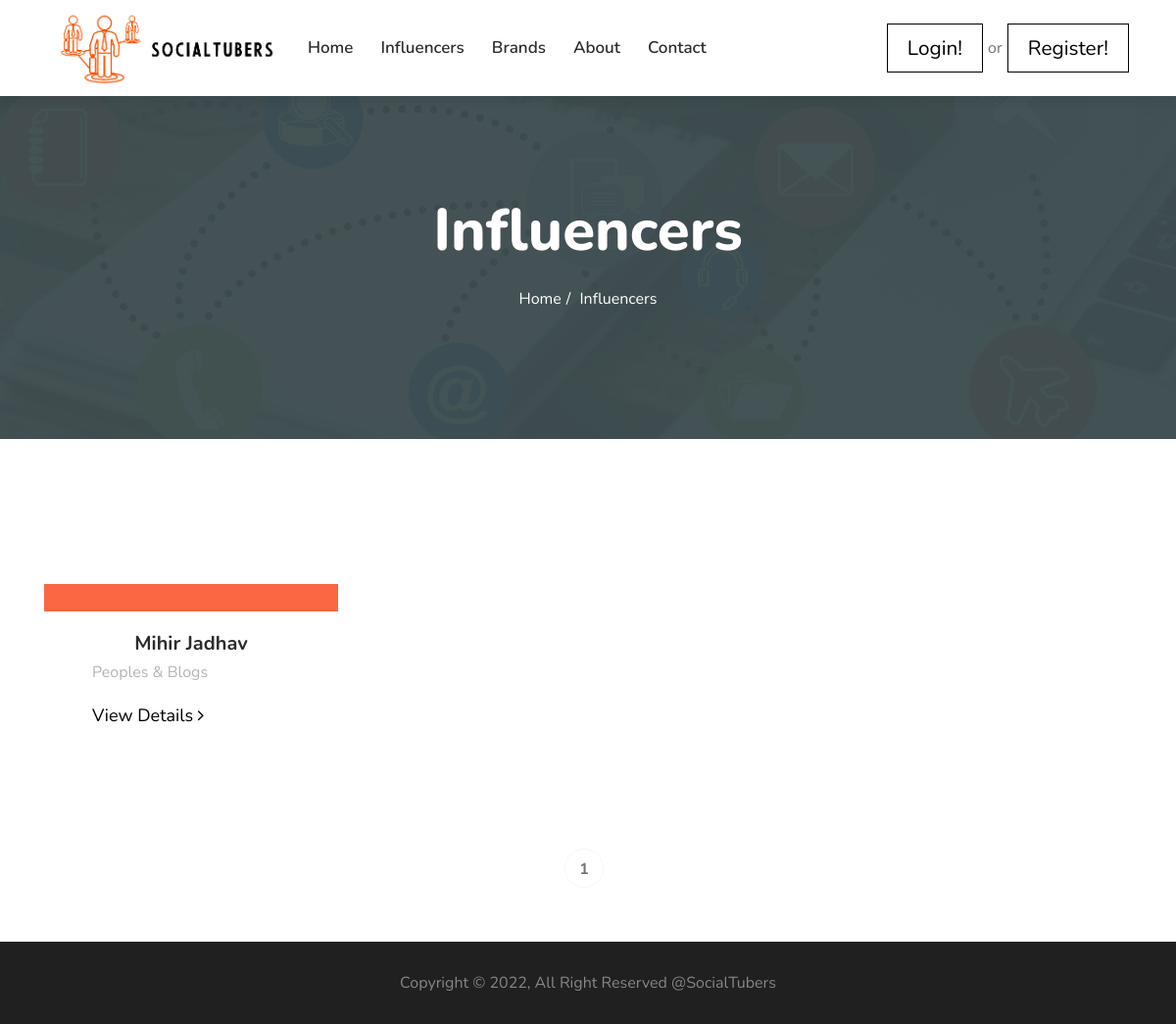
The app's page /accounts/influencers/, older data.
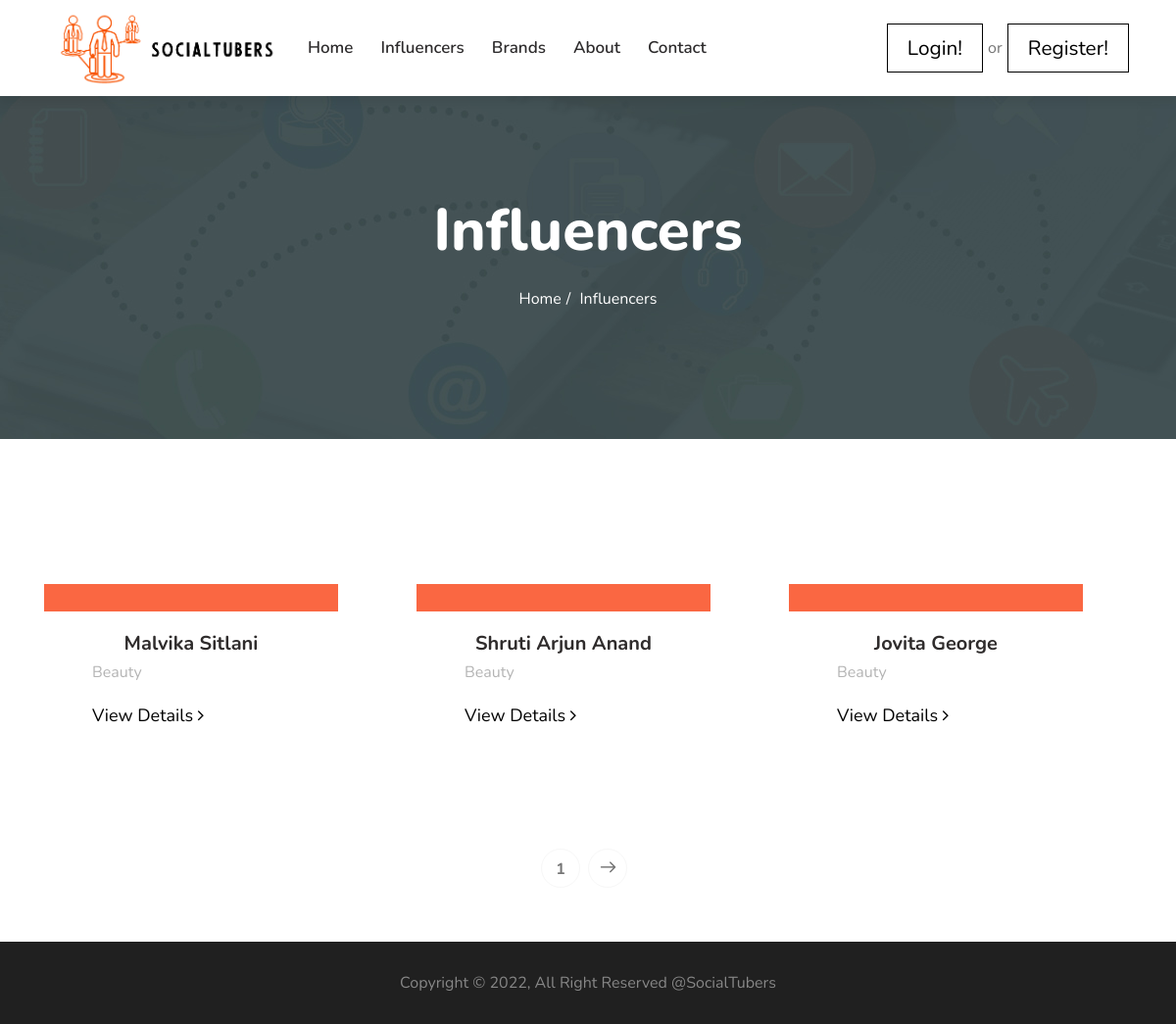
The same page, newer data.
### accounts/models.py (models this page shows)
class Influencer(models.Model):
    user = models.OneToOneField(User, on_delete=models.CASCADE, primary_key=True)
    channel_name = models.CharField(max_length=100)
    youtube_id = models.CharField(max_length=100)
    instagram_id = models.CharField(max_length=100, null=True, blank=True)
    category_type = models.CharField(max_length=100)
    short_description = models.CharField(max_length=255)
    is_featured = models.BooleanField(default=False)
    profile_photo = models.ImageField(upload_to="influencer_images/%Y/%m/", null=True, blank=True)
    created_date = models.DateTimeField(default=datetime.now, blank=True)

### accounts/views.py (the view)
# urls.py: path("influencers/", Influencers, name="influencers"),
def Influencers(request):
    all_tubers = Influencer.objects.order_by("-created_date")
    paginator = Paginator(all_tubers, 3)
    page = request.GET.get("page")
    try:
        tubers = paginator.page(page)
    except PageNotAnInteger:
        tubers = paginator.page(1)
    except EmptyPage:
        tubers = paginator.page(all_tubers.num_pages)
    data = {
        "all_tubers": tubers,
    }
    return render(request, "accounts/influencers/influencers.html", data)

### templates/accounts/influencers/influencers.html (shortened to what this page needs)
{% extends "basefile.html" %}
{% load static %}
{% block content %}
<div id="banner-area" class="banner-area" style="background-image:url({% static 'images/banner/banner5.jpg' %})">
   <div class="container">
      <div class="row">
         <div class="col-sm-12">
            <div class="banner-heading">
               <h1 class="banner-title">Influencers</h1>
               <ol class="breadcrumb">
                  <li>Home</li>
                  <li>Influencers</li>
               </ol>
            </div>
         </div>
      </div>
   </div>
</div>
      <section id="main-container" class="main-container">
         <div class="container">
            <div class="row pt-5">
               {% for tuber in all_tubers %}
               <div class="col-md-4 text-center">
                  <div class="tw-case-study-box" style="width: 300px;height: auto;">
                     <div class="case-img study-bg-1">
                     </div>
                     <div class="casestudy-content">
                        <a href="#">
                           <h4>{{ tuber.channel_name }}</h4>
                        </a>
                        <p>{{ tuber.category_type }}</p>
                        <a href="{% url 'influencer_details' tuber.user_id %}">
                           <p style="font-size:18px;color:black">View Details
                              <i class="fa fa-angle-right"></i>
                           </p>
                        </a>
                     </div>
                  </div>
               </div>
               {% endfor %}
            </div>
         </div>
</section>
<div class="paging text-center">
   <ul class="pagination justify-content-center">
      <li><a href="#">{{all_tubers.number}}</a></li>
      {% if all_tubers.has_next %}
      <li><a href="?page={{all_tubers.next_page_number}}" aria-label="Next"><i class="icon icon-arrow-right"></i></a>
      </li>
      {% endif %}
   </ul>
</div>
{% endblock %}

### templates/basefile.html (shortened to what this page needs)
{% load static %}
<!doctype html>
<html lang="en">
{% include "includes/head.html" %}
<body>
    {% include "includes/header.html" %}
    {% block content %}
    {% endblock %}
    {% include "includes/footer.html" %}
</body>
</html>

### templates/includes/head.html (shortened to what this page needs)
{% load static %}
<head>
    <link rel="stylesheet" href="{% static 'css/font-awesome.min.css' %}" />
    <link rel="stylesheet" href="{% static 'css/animate.css' %}">
    <link rel="stylesheet" href="{% static 'css/icofonts.css' %}" />
    <link rel="stylesheet" href="{% static 'css/bootstrap.min.css' %}">
    <link rel="stylesheet" href="{% static 'css/owlcarousel.min.css' %}" />
    <link rel="stylesheet" href="{% static 'css/magnific-popup.css' %}" />
    <link rel="stylesheet" href="{% static 'css/style.css' %}">
    <link rel="stylesheet" href="{% static 'css/responsive.css' %}">
    <link rel="stylesheet" href="//cdn.jsdelivr.net/npm/alertifyjs@1.13.1/build/css/alertify.min.css" />
    <link rel="stylesheet" href="//cdn.jsdelivr.net/npm/alertifyjs@1.13.1/build/css/themes/default.min.css" />
</head>

### templates/includes/header.html (shortened to what this page needs)
{% load static %}
<header>
    <div class="tw-head">
        <div class="container-fluid pl-5 pr-5">
            <nav class="navbar navbar-expand-lg navbar-light bg-white">
                <a class="navbar-brand tw-nav-brand" href="{% url 'homepage' %}">
                    <img src="{% static 'images/logo/logoimage.png' %}" alt="SocialTubers" height="80" width="auto">
                </a>
                <div class="collapse navbar-collapse " id="navbarSupportedContent">
                    <ul class="navbar-nav">
                        <li class="nav-item">
                            <a class="nav-link" href="{% url 'homepage' %}">Home</a>
                        </li>
                        <li class="nav-item">
                            <a class="nav-link" href="{% url 'influencers' %}">Influencers</a>
                        </li>
                        <li class="nav-item">
                            <a class="nav-link" href="{% url 'brands' %}">Brands</a>
                        </li>
                        <li class="nav-item dropdown ">
                            <a class="nav-link" href="{% url 'aboutpage' %}">About</a>
                        </li>
                        <li class="nav-item"><a class="nav-link" href="{% url 'contactpage' %}">Contact</a></li>
                    </ul>
                </div>
                {% if user.is_authenticated %}
                <p
                    style="color:#000;font-size:1.3em;border:1px solid #000;padding:10px 20px;margin-right:5px;font-weight: bold;">
                    Hello,
                    {{ user.first_name }} !</p>
                <a href="{% url 'user_logout' %}"
                    style="color:red;font-size:1.3em;border:1px solid red;padding:10px 20px;margin-right: 5px;margin-top: -15px;">Logout!</a>
                {% else %}
                <a href="{% url 'login_page' %}"
                    style="color:#000;font-size:1.3em;border:1px solid #000;padding:10px 20px;margin-right: 5px;">Login!</a>
                or
                <a href="{% url 'options' %}"
                    style="color:#000;font-size:1.3em;border:1px solid #000;padding:10px 20px;margin-left: 5px;">Register!</a>
                {% endif %}
            </nav>
        </div>
    </div>
</header>

### templates/includes/footer.html (shortened to what this page needs)
{% load static %}
<footer>
    <div class="copyright">
        <div class="container">
            <div class="row">
                <div class="col-md-12 text-center">
                    <span>Copyright &copy; 2022, All Right Reserved @SocialTubers</span>
                </div>
            </div>
        </div>
    </div>
</footer>

### templates/includes/scripts.html (shortened to what this page needs)
{% load static %}

Row changes from the older to the newer data that the page shows:
no longer on this page (row edited): Influencer: channel_name "Mihir Jadhav", category_type "Peoples & Blogs"
added Influencer: channel_name "Malvika Sitlani", category_type "Beauty"
added Influencer: channel_name "Shruti Arjun Anand", category_type "Beauty"
added Influencer: channel_name "Jovita George", category_type "Beauty"
